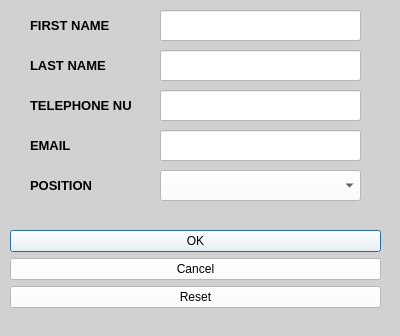
<?xml version="1.0" encoding="UTF-8"?>
<ui version="4.0">
 <class>Dialog</class>
 <widget class="QDialog" name="Dialog">
  <property name="geometry">
   <rect>
    <x>0</x>
    <y>0</y>
    <width>400</width>
    <height>336</height>
   </rect>
  </property>
  <property name="windowTitle">
   <string>Add new employee</string>
  </property>
  <property name="styleSheet">
   <string notr="true">background-color: rgb(209, 209, 209);</string>
  </property>
  <widget class="QDialogButtonBox" name="buttonBox">
   <property name="geometry">
    <rect>
     <x>10</x>
     <y>230</y>
     <width>371</width>
     <height>131</height>
    </rect>
   </property>
   <property name="styleSheet">
    <string notr="true">background-color: rgb(255, 255, 255);</string>
   </property>
   <property name="orientation">
    <enum>Qt::Vertical</enum>
   </property>
   <property name="standardButtons">
    <set>QDialogButtonBox::Cancel|QDialogButtonBox::Ok|QDialogButtonBox::Reset</set>
   </property>
   <property name="centerButtons">
    <bool>false</bool>
   </property>
  </widget>
  <widget class="QLineEdit" name="tel_num">
   <property name="geometry">
    <rect>
     <x>160</x>
     <y>90</y>
     <width>201</width>
     <height>31</height>
    </rect>
   </property>
   <property name="font">
    <font>
     <pointsize>10</pointsize>
     <weight>50</weight>
     <bold>false</bold>
    </font>
   </property>
   <property name="styleSheet">
    <string notr="true">background-color: rgb(255, 255, 255);</string>
   </property>
  </widget>
  <widget class="QLineEdit" name="first_name">
   <property name="geometry">
    <rect>
     <x>160</x>
     <y>10</y>
     <width>201</width>
     <height>31</height>
    </rect>
   </property>
   <property name="font">
    <font>
     <pointsize>10</pointsize>
     <weight>50</weight>
     <bold>false</bold>
    </font>
   </property>
   <property name="styleSheet">
    <string notr="true">background-color: rgb(255, 255, 255);</string>
   </property>
  </widget>
  <widget class="QLineEdit" name="last_name">
   <property name="geometry">
    <rect>
     <x>160</x>
     <y>50</y>
     <width>201</width>
     <height>31</height>
    </rect>
   </property>
   <property name="font">
    <font>
     <pointsize>10</pointsize>
     <weight>50</weight>
     <bold>false</bold>
    </font>
   </property>
   <property name="styleSheet">
    <string notr="true">background-color: rgb(255, 255, 255);</string>
   </property>
  </widget>
  <widget class="QLineEdit" name="email">
   <property name="geometry">
    <rect>
     <x>160</x>
     <y>130</y>
     <width>201</width>
     <height>31</height>
    </rect>
   </property>
   <property name="font">
    <font>
     <pointsize>10</pointsize>
     <weight>50</weight>
     <bold>false</bold>
    </font>
   </property>
   <property name="styleSheet">
    <string notr="true">background-color: rgb(255, 255, 255);</string>
   </property>
  </widget>
  <widget class="QLabel" name="label_4">
   <property name="geometry">
    <rect>
     <x>30</x>
     <y>10</y>
     <width>101</width>
     <height>31</height>
    </rect>
   </property>
   <property name="font">
    <font>
     <pointsize>10</pointsize>
     <weight>75</weight>
     <bold>true</bold>
    </font>
   </property>
   <property name="text">
    <string>FIRST NAME</string>
   </property>
  </widget>
  <widget class="QLabel" name="label_5">
   <property name="geometry">
    <rect>
     <x>30</x>
     <y>50</y>
     <width>101</width>
     <height>31</height>
    </rect>
   </property>
   <property name="font">
    <font>
     <pointsize>10</pointsize>
     <weight>75</weight>
     <bold>true</bold>
    </font>
   </property>
   <property name="text">
    <string>LAST NAME</string>
   </property>
  </widget>
  <widget class="QLabel" name="label_6">
   <property name="geometry">
    <rect>
     <x>30</x>
     <y>90</y>
     <width>101</width>
     <height>31</height>
    </rect>
   </property>
   <property name="font">
    <font>
     <pointsize>10</pointsize>
     <weight>75</weight>
     <bold>true</bold>
    </font>
   </property>
   <property name="text">
    <string>TELEPHONE NUM.</string>
   </property>
  </widget>
  <widget class="QLabel" name="label_7">
   <property name="geometry">
    <rect>
     <x>30</x>
     <y>130</y>
     <width>101</width>
     <height>31</height>
    </rect>
   </property>
   <property name="font">
    <font>
     <pointsize>10</pointsize>
     <weight>75</weight>
     <bold>true</bold>
    </font>
   </property>
   <property name="text">
    <string>EMAIL</string>
   </property>
  </widget>
  <widget class="QLabel" name="label_8">
   <property name="geometry">
    <rect>
     <x>30</x>
     <y>170</y>
     <width>101</width>
     <height>31</height>
    </rect>
   </property>
   <property name="font">
    <font>
     <pointsize>10</pointsize>
     <weight>75</weight>
     <bold>true</bold>
    </font>
   </property>
   <property name="text">
    <string>POSITION</string>
   </property>
  </widget>
  <widget class="QComboBox" name="position">
   <property name="geometry">
    <rect>
     <x>160</x>
     <y>170</y>
     <width>201</width>
     <height>31</height>
    </rect>
   </property>
   <property name="font">
    <font>
     <pointsize>10</pointsize>
     <weight>50</weight>
     <bold>false</bold>
    </font>
   </property>
   <property name="styleSheet">
    <string notr="true">background-color: rgb(255, 255, 255);</string>
   </property>
  </widget>
 </widget>
 <resources/>
 <connections>
  <connection>
   <sender>buttonBox</sender>
   <signal>accepted()</signal>
   <receiver>Dialog</receiver>
   <slot>accept()</slot>
   <hints>
    <hint type="sourcelabel">
     <x>248</x>
     <y>254</y>
    </hint>
    <hint type="destinationlabel">
     <x>157</x>
     <y>274</y>
    </hint>
   </hints>
  </connection>
  <connection>
   <sender>buttonBox</sender>
   <signal>rejected()</signal>
   <receiver>Dialog</receiver>
   <slot>reject()</slot>
   <hints>
    <hint type="sourcelabel">
     <x>316</x>
     <y>260</y>
    </hint>
    <hint type="destinationlabel">
     <x>286</x>
     <y>274</y>
    </hint>
   </hints>
  </connection>
 </connections>
</ui>
